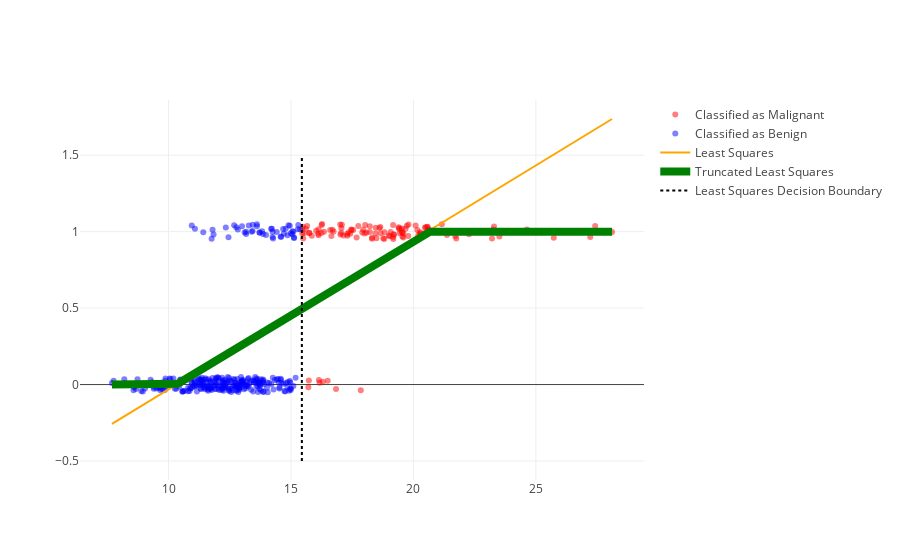

The notebook cell saved with this chart:
### Code cell
X_plt = np.linspace(np.min(X), np.max(X), 100)
p_line = go.Scatter(name="Truncated Least Squares",
    x=X_plt, y=bound01(least_squares_model.predict(np.array([X_plt]).T)), 
    mode="lines", line=dict(color="green", width=8))
py.iplot([mal_points, ben_points, model_line, p_line, dec_line], filename="lr-06")
